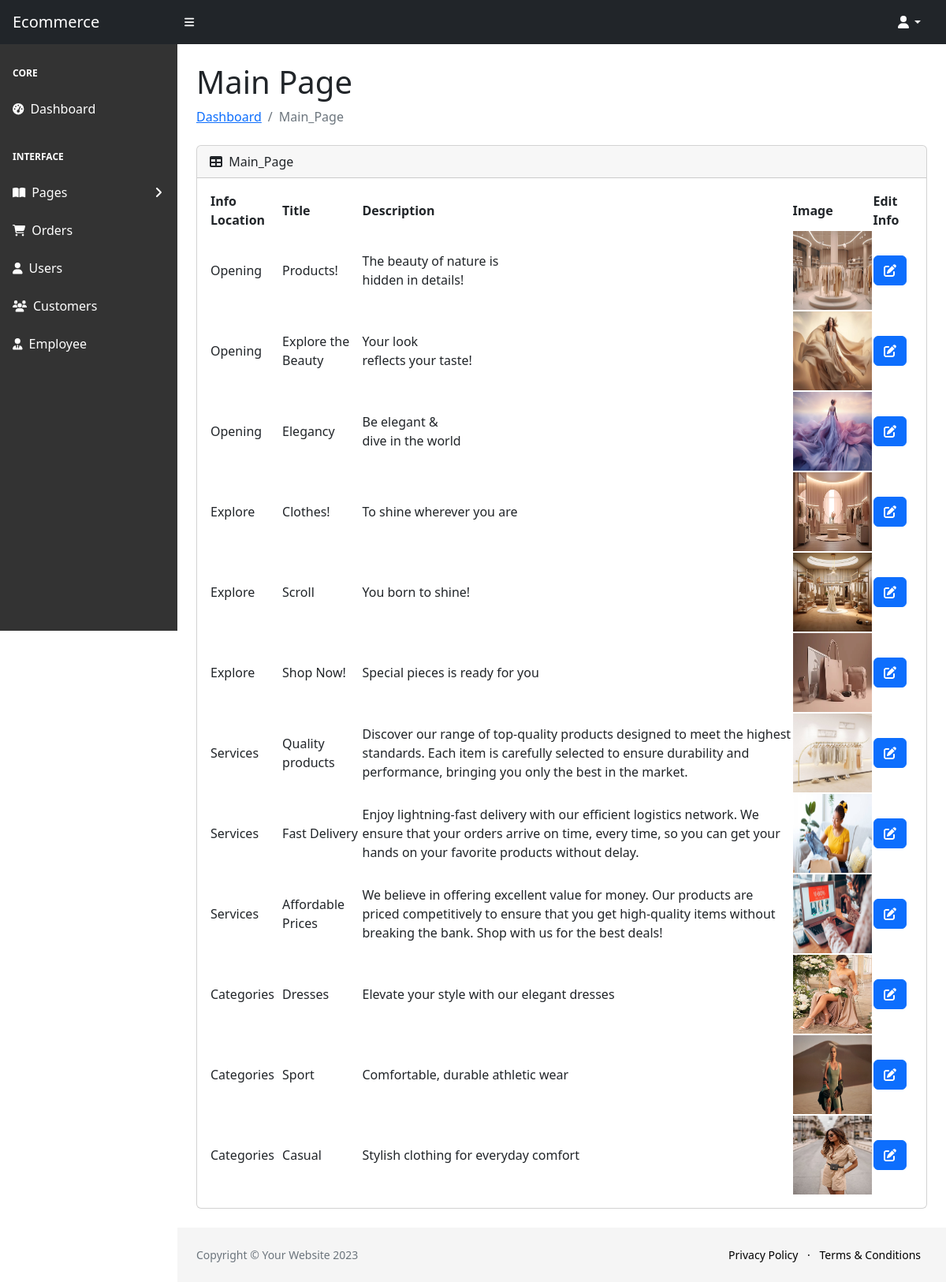
/adminPanelSherke/adminPanelSherke/slide_show.php, run on the app's committed database.
### tables this page shows
CREATE TABLE `slide_show` (
  `slide_id` int(11) NOT NULL,
  `title` varchar(255) NOT NULL,
  `description` varchar(255) NOT NULL,
  `image` varchar(255) NOT NULL,
  `slide_type` varchar(255) NOT NULL
);

### adminPanelSherke/adminPanelSherke/class/DAL.class.php (called while the page is built, shortened)
<?php
class DAL
{
    public $servername = "localhost";
    public $username = "root";
    public $password = "";
    public $dbname = "level3-ecomerce";
    private function connect()
    {
        $conn = new mysqli($this->servername, $this->username, $this->password, $this->dbname);
        return $conn;
    }
    public function getdata($sql)
    {
        $conn = $this->connect();
        $result = $conn->query($sql);
        $results = $result->fetch_all(MYSQLI_ASSOC);
        return $results;
    }
}

### adminPanelSherke/adminPanelSherke/class/slider.class.php (called while the page is built, shortened)
<?php
require_once('DAL.class.php');
class Slider extends DAL
{
    function getAllSlider()
    {
        $sql = "SELECT * FROM slide_show";
        return $this->getdata($sql);
    }
}

### adminPanelSherke/adminPanelSherke/slide_show.php (the view, shortened to what this page needs)
<!DOCTYPE html>
<html lang="en">
<?php require_once("class/slider.class.php"); ?>
<?php require_once('components/header.php'); ?>
<?php $slider = new Slider();
$allslider = $slider->getAllSlider(); ?>
<body class="sb-nav-fixed">
    <?php require_once('components/nav.php'); ?>
    <?php require_once('components/sidebar.php'); ?>
    <div id="layoutSidenav_content">
        <main>
            <div class="container-fluid px-4">
                <h1 class="mt-4">Main Page</h1>
                <ol class="breadcrumb mb-4">
                    <li class="breadcrumb-item active"><a href="index.php">Dashboard</a></li>
                    <li class="breadcrumb-item active">Main_Page</li>
                </ol>
                <div class="card mb-4">
                    <div class="card-header">
                        <i class="fas fa-table me-1"></i>
                        Main_Page
                    </div>
                    <div class="card-body">
                        <table id="datatablesSimple">
                            <thead>
                                <tr>
                                    <th>Info Location</th>
                                    <th>Title</th>
                                    <th>
                                        Description
                                    </th>
                                    <th>
                                        Image
                                    </th>
                                    <th>Edit Info</th>
                                </tr>
                            </thead>
                            <tbody>
                                <?php
                                foreach ($allslider as $slide) {
                                ?>
                                    <tr>
                                        <td><?php echo $slide['slide_type'] ?></td>
                                        <td><?php echo $slide['title'] ?></td>
                                        <td><?php echo $slide['description'] ?></td>
                                        <td><img src="assets/img/<?php echo $slide['image'] ?>" height="100px" width="100px"></td>
                                        <td>
                                            <a class="btn btn-primary edit" data-id="<?php echo $slide['slide_id'] ?>" data-title="<?php echo $slide['title'] ?>" data-description="<?php echo $slide['description'] ?>" data-toggle="modal" data-target="#updatesliderModal"><i class="fas fa-edit"></i></a>
                                        </td>
                                    </tr>
                                <?php } ?>
                            </tbody>
                        </table>
                    </div>
                </div>
            </div>
        </main>
        <?php require_once('components/footer.php'); ?>
    </div>
    </div>
</body>

### adminPanelSherke/adminPanelSherke/components/header.php (shortened to what this page needs)
<!DOCTYPE html>
<head>
    <link href="https://cdn.jsdelivr.net/npm/simple-datatables@7.1.2/dist/style.min.css" rel="stylesheet" />
    <link href="css/styles.css" rel="stylesheet" />
    <link rel="stylesheet" href="https://cdn.jsdelivr.net/npm/@sweetalert2/theme-dark@3/dark.min.css">
</head>

### adminPanelSherke/adminPanelSherke/components/nav.php (shortened to what this page needs)
<nav class="sb-topnav navbar navbar-expand navbar-dark bg-dark">
    <a class="navbar-brand ps-3 text-white" href="index.php">Ecommerce</a>
    <button class="btn btn-link btn-sm order-1 order-lg-0 me-4 me-lg-0 text-white icon-custom" id="sidebarToggle" href="#!"><i class="fas fa-bars"></i></button>
    <ul class="navbar-nav ms-auto ms-md-0 me-3 me-lg-4">
        <li class="nav-item dropdown">
            <a class="nav-link dropdown-toggle text-white icon-custom" id="navbarDropdown" href="#" role="button" data-bs-toggle="dropdown" aria-expanded="false"><i class="fas fa-user fa-fw"></i></a>
        </li>
    </ul>
</nav>

### adminPanelSherke/adminPanelSherke/components/sidebar.php (shortened to what this page needs)
<?php
$hasAccess = isset($_SESSION['user_type']) && ($_SESSION['user_type'] == 'Admin' || $_SESSION['user_type'] == 'SuperAdmin');
?>
<link rel="stylesheet" href="https://cdn.jsdelivr.net/npm/sweetalert2@11/dist/sweetalert2.min.css">
<div id="layoutSidenav">
    <div id="layoutSidenav_nav">
        <nav class="sb-sidenav accordion sb-sidenav-primary" id="sidenavAccordion">
            <div class="sb-sidenav-menu">
                <div class="nav">
                    <div class="sb-sidenav-menu-heading">Core</div>
                    <a class="nav-link <?php echo basename($_SERVER['PHP_SELF']) == 'index.php' ? 'active' : ''; ?>" href="index.php">
                        <div class="sb-nav-link-icon"><i class="fas fa-tachometer-alt"></i></div>
                        Dashboard
                    </a>
                    <div class="sb-sidenav-menu-heading">Interface</div>
                    <a class="nav-link collapsed" href="#" data-bs-toggle="collapse" data-bs-target="#collapsePages" aria-expanded="false" aria-controls="collapsePages">
                        <div class="sb-nav-link-icon"><i class="fas fa-book-open"></i></div>
                        Pages
                        <div class="sb-sidenav-collapse-arrow"><i class="fas fa-angle-down"></i></div>
                    </a>
                    <a class="nav-link <?php echo basename($_SERVER['PHP_SELF']) == 'orders.php' ? 'active' : ''; ?><?php echo basename($_SERVER['PHP_SELF']) == 'orderitems.php' ? 'active' : ''; ?>" href="orders.php">
                        <div class="sb-nav-link-icon"><i class="fas fa-shopping-cart"></i></div>
                        Orders
                    </a>
                    <a class="nav-link <?php echo basename($_SERVER['PHP_SELF']) == 'users.php' ? 'active' : ''; ?>" href="users.php">
                        <div class="sb-nav-link-icon"> <i class="fas fa-user"></i></div>
                        Users
                    </a>
                    <a class="nav-link <?php echo basename($_SERVER['PHP_SELF']) == 'customers.php' ? 'active' : ''; ?>" href="customers.php">
                        <div class="sb-nav-link-icon"><i class="fas fa-users"></i></div>
                        Customers
                    </a>
                    <a class="nav-link <?php echo basename($_SERVER['PHP_SELF']) == 'employee.php' ? 'active' : ''; ?>" href="<?php echo $hasAccess ? 'employee.php' : '#'; ?>" onclick="<?php echo !$hasAccess ? 'event.preventDefault(); Swal.fire({title: \'Access Denied\', text: \'You do not have permission to view this page.\', icon: \'error\', confirmButtonText: \'OK\'});' : ''; ?>">
                        <div class="sb-nav-link-icon"><i class="fas fa-user-tie"></i></div>
                        Employee
                    </a>
                </div>
        </nav>
    </div>

### adminPanelSherke/adminPanelSherke/components/footer.php (shortened to what this page needs)
<!DOCTYPE html>
<footer class="py-4 bg mt-auto">
  <div class="container-fluid px-4">
    <div class="d-flex align-items-center justify-content-between small">
      <div class="text-muted">Copyright &copy; Your Website 2023</div>
      <div>
        <a href="#">Privacy Policy</a>
        &middot;
        <a href="#">Terms &amp; Conditions</a>
      </div>
    </div>
  </div>
</footer>

### adminPanelSherke/adminPanelSherke/components/sidebar.php (style rules this page uses)
#layoutSidenav_nav { background-color: #333; }
.sb-nav-link-icon { color: white !important; }
.nav-link, .sb-sidenav-menu-heading { color: white !important; }

### adminPanelSherke/adminPanelSherke/components/footer.php (style rules this page uses)
footer { background-color: transparent; color: black; padding: 1rem 0; }
footer a { color: black; text-decoration: none; margin: 0 0.5rem; }
.bg { background-color: whitesmoke !important; }

### data on the page
slide_show: slide_type "Opening", title "Products!", description "The beauty of nature is hidden in details!", image (picture)
slide_show: slide_type "Opening", title "Explore the Beauty", description "Your look reflects your taste!", image (picture)
slide_show: slide_type "Opening", title "Elegancy", description "Be elegant & dive in the world", image (picture)
slide_show: slide_type "Explore", title "Clothes!", description "To shine wherever you are", image (picture)
slide_show: slide_type "Explore", title "Scroll", description "You born to shine!", image (picture)
slide_show: slide_type "Explore", title "Shop Now!", description "Special pieces is ready for you", image (picture)
slide_show: slide_type "Services", title "Quality products", description "Discover our range of top-quality products designed to meet the highest standards. Each item is carefully selected to ensure durability and performance, bringing you only the best in the market.", image (picture)
slide_show: slide_type "Services", title "Fast Delivery", description "Enjoy lightning-fast delivery with our efficient logistics network. We ensure that your orders arrive on time, every time, so you can get your hands on your favorite products without delay.", image (picture)
slide_show: slide_type "Services", title "Affordable Prices", description "We believe in offering excellent value for money. Our products are priced competitively to ensure that you get high-quality items without breaking the bank. Shop with us for the best deals!", image (picture)
slide_show: slide_type "Categories", title "Dresses", description "Elevate your style with our elegant dresses", image (picture)
slide_show: slide_type "Categories", title "Sport", description "Comfortable, durable athletic wear", image (picture)
slide_show: slide_type "Categories", title "Casual", description "Stylish clothing for everyday comfort", image (picture)
